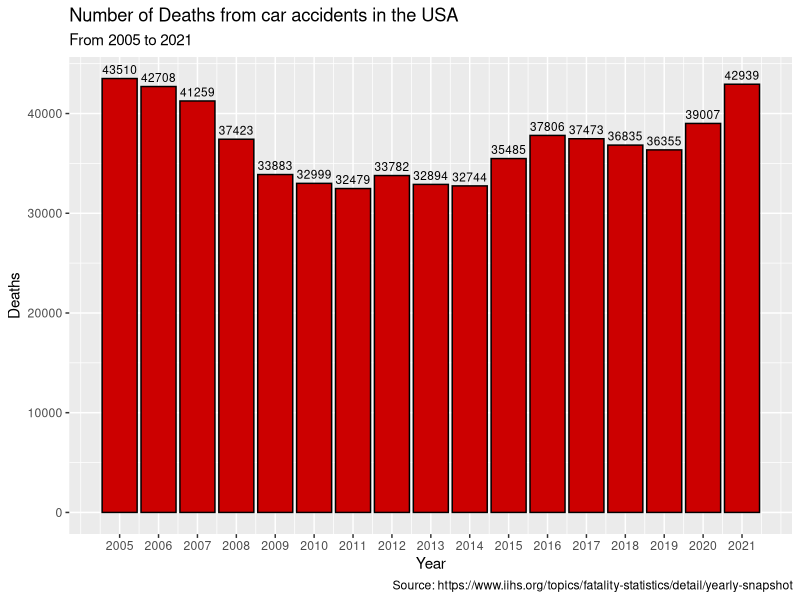

Generate this figure with R:
## ---- chunk 1
library(tidyverse)
library(ggplot2)

number_of_casualties <- read_csv("data/Number_of_casualties_usa.csv")

ggplot(number_of_casualties %>%
         filter(Year >= 2005)) +
  geom_col(aes(x = Year, y = Deaths), fill = "#CC0000", color = "black") +
  geom_text(aes(x = Year, y = Deaths, label = Deaths), 
            vjust = -0.5, color = "black", size = 3) +  # Adjust vjust and size as needed
  scale_x_continuous(breaks = seq(2005, 2021, 1)) +
  labs(title = "Number of Deaths from car accidents in the USA",
       subtitle = "From 2005 to 2021",
       caption = "Source: https://www.iihs.org/topics/fatality-statistics/detail/yearly-snapshot")

